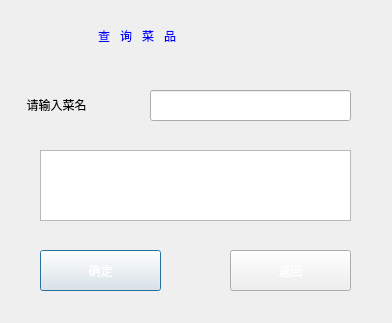
<?xml version="1.0" encoding="UTF-8"?>
<ui version="4.0">
 <class>select_food_info</class>
 <widget class="QDialog" name="select_food_info">
  <property name="geometry">
   <rect>
    <x>0</x>
    <y>0</y>
    <width>392</width>
    <height>323</height>
   </rect>
  </property>
  <property name="windowTitle">
   <string>Dialog</string>
  </property>
  <property name="styleSheet">
   <string notr="true">border-image: url(:/new/prefix1/lanhua.jpg);</string>
  </property>
  <widget class="QLabel" name="label">
   <property name="geometry">
    <rect>
     <x>35</x>
     <y>10</y>
     <width>351</width>
     <height>51</height>
    </rect>
   </property>
   <property name="styleSheet">
    <string notr="true">font: 75 14pt &quot;Agency FB&quot;;
color: rgb(0, 0, 255);
border-image: url(:/new/prefix1/shuijing.jpg);</string>
   </property>
   <property name="text">
    <string>                   查   询   菜   品</string>
   </property>
  </widget>
  <widget class="QLabel" name="label_2">
   <property name="geometry">
    <rect>
     <x>20</x>
     <y>84</y>
     <width>121</width>
     <height>41</height>
    </rect>
   </property>
   <property name="styleSheet">
    <string notr="true">color: rgb(0, 0, 0);
font: 75 11pt &quot;Ubuntu&quot;;
border-image: url(:/new/prefix1/shuijing.jpg);</string>
   </property>
   <property name="text">
    <string>  请输入菜名</string>
   </property>
  </widget>
  <widget class="QLineEdit" name="lineEdit">
   <property name="geometry">
    <rect>
     <x>150</x>
     <y>90</y>
     <width>201</width>
     <height>31</height>
    </rect>
   </property>
   <property name="styleSheet">
    <string notr="true">border-image: url(:/new/prefix1/shuijing.jpg);</string>
   </property>
  </widget>
  <widget class="QTableView" name="tableView">
   <property name="geometry">
    <rect>
     <x>40</x>
     <y>150</y>
     <width>311</width>
     <height>71</height>
    </rect>
   </property>
   <property name="styleSheet">
    <string notr="true">border-image: url(:/new/prefix1/shuijing.jpg);</string>
   </property>
  </widget>
  <widget class="QPushButton" name="pushButton">
   <property name="geometry">
    <rect>
     <x>40</x>
     <y>250</y>
     <width>121</width>
     <height>41</height>
    </rect>
   </property>
   <property name="styleSheet">
    <string notr="true">font: 11pt &quot;Agency FB&quot;;
border-image: url(:/new/prefix1/Purple.jpg);
font: 75 9pt &quot;Agency FB&quot;;
color: rgb(255, 255, 255);</string>
   </property>
   <property name="text">
    <string>确定</string>
   </property>
  </widget>
  <widget class="QPushButton" name="pushButton_2">
   <property name="geometry">
    <rect>
     <x>230</x>
     <y>250</y>
     <width>121</width>
     <height>41</height>
    </rect>
   </property>
   <property name="styleSheet">
    <string notr="true">font: 11pt &quot;Agency FB&quot;;
border-image: url(:/new/prefix1/Purple.jpg);
font: 75 9pt &quot;Agency FB&quot;;
color: rgb(255, 255, 255);</string>
   </property>
   <property name="text">
    <string>返回</string>
   </property>
  </widget>
 </widget>
 <resources/>
 <connections/>
</ui>
